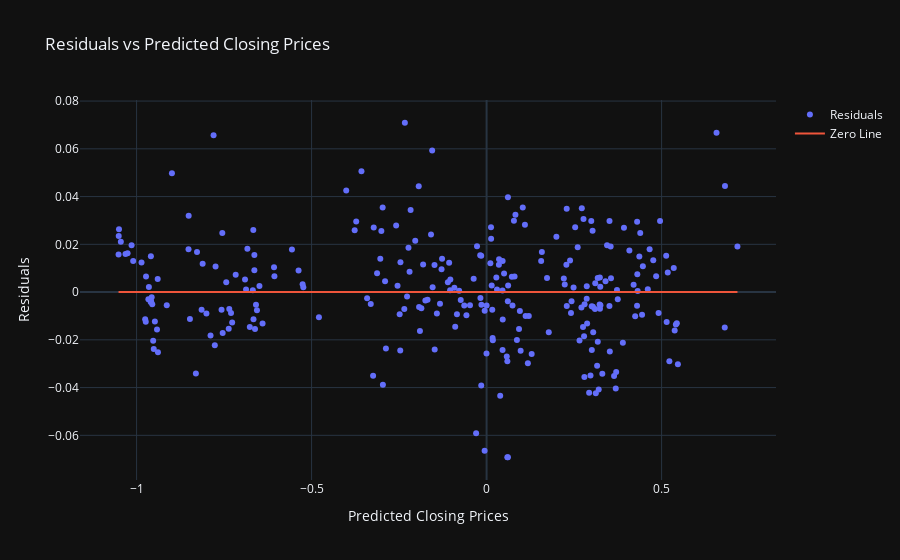

The cell this chart's notebook holds for it:
### Markdown cell above
#### Pretty good, we will improve this further later on in the project.  Let's look at a residuals plot as well now.

### Code cell
# Calculate the residuals first.
residuals = y_test - y_pred

# Create the residuals plot
fig = go.Figure()

fig.add_trace(go.Scatter(x = y_pred, y = residuals,
                mode = 'markers',
                name = 'Residuals'))

fig.add_trace(go.Scatter(x = y_pred, y = np.zeros_like(y_pred),
                mode = 'lines',
                name = 'Zero Line'))

fig.update_layout(title = 'Residuals vs Predicted Closing Prices',
                xaxis_title = 'Predicted Closing Prices',
                yaxis_title = 'Residuals',
                template = 'plotly_dark')

fig.show()

### Figure 1 — Plotly figure (JSON) as saved in the notebook; plotly's stock layout.template omitted (floating-point values rounded to 4 significant figures; data arrays with more than 128 entries replaced by an {"elided": "..."} marker saying what was removed)
{"data": [{"mode": "markers", "name": "Residuals", "type": "scatter", "x": {"elided": "267 float values"}, "y": {"elided": "267 float values"}}, {"mode": "lines", "name": "Zero Line", "type": "scatter", "x": {"elided": "267 float values"}, "y": {"elided": "267 int values"}}], "layout": {"title": {"text": "Residuals vs Predicted Closing Prices"}, "xaxis": {"title": {"text": "Predicted Closing Prices"}}, "yaxis": {"title": {"text": "Residuals"}}}}
